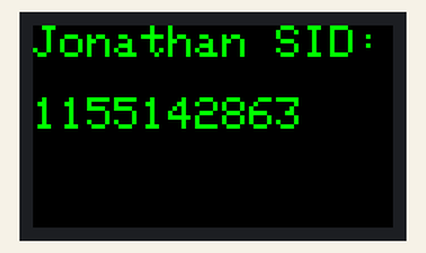
Recording of a sketch running on a simulated ESP32. On the bench: 240×135 colour display.

Above: at 0.2 s.

The sketch:

I2C_Communication_with_LCD_M5StickCPlus.ino
```cpp
#include <M5StickCPlus.h>
void setup() {
  // put your setup code here, to run once:
  M5.begin();
  M5.Lcd.setRotation(3);
  M5.Lcd.fillScreen(BLACK);
  M5.Lcd.setTextColor(GREEN);
  M5.Lcd.setTextSize(3);
  M5.Lcd.printf("Jonathan SID: \n");
  M5.Lcd.printf("1155142863 ");
}

void loop() {
  // put your main code here, to run repeatedly:

}
```
